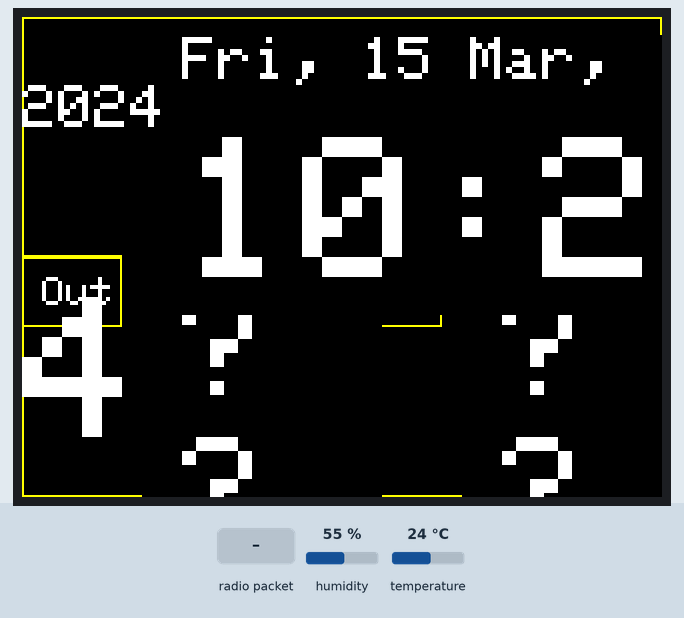
Bench run of a sketch on a simulated Arduino Uno, built with avr-gcc and run on an emulated ATmega328P. Shown: 320×240 colour display. The test bench sets the inputs (shaded band); at power-on: humidity 55 %, temperature 24 °C. The local clock reads 2024-03-15 10:24:30 at power-on unless the sketch sets it; no radio packets arrive unless stated.

Above: at 1.4 s.
1.5 s: humidity set to 22 %
At 4.4 s:
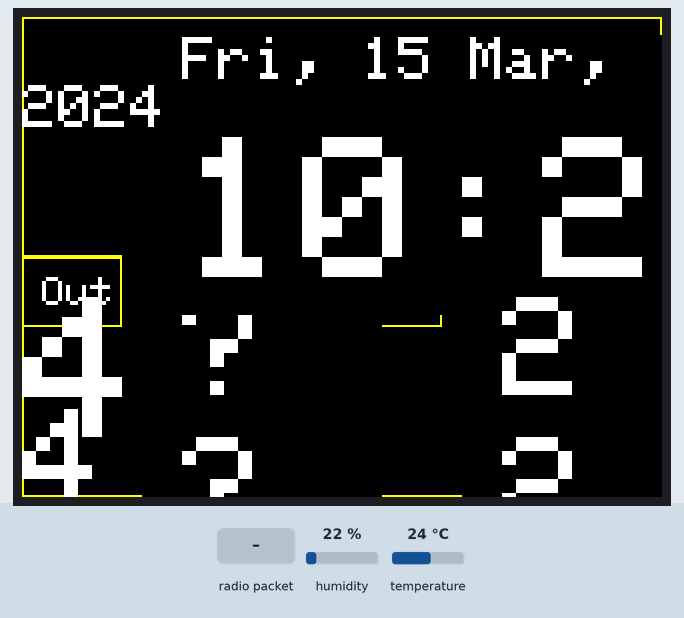
4.7 s: radio packet ":" arrives
At 6.0 s:
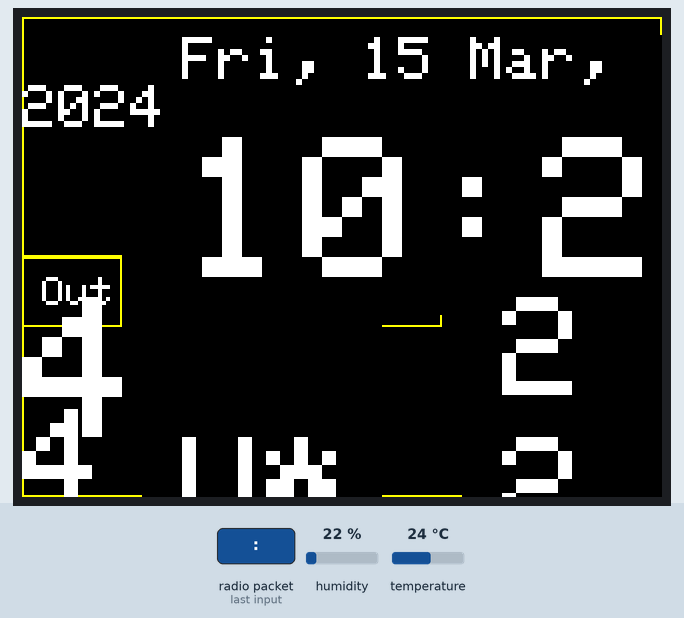
6.3 s: temperature set to 12 °C
At 10.4 s:
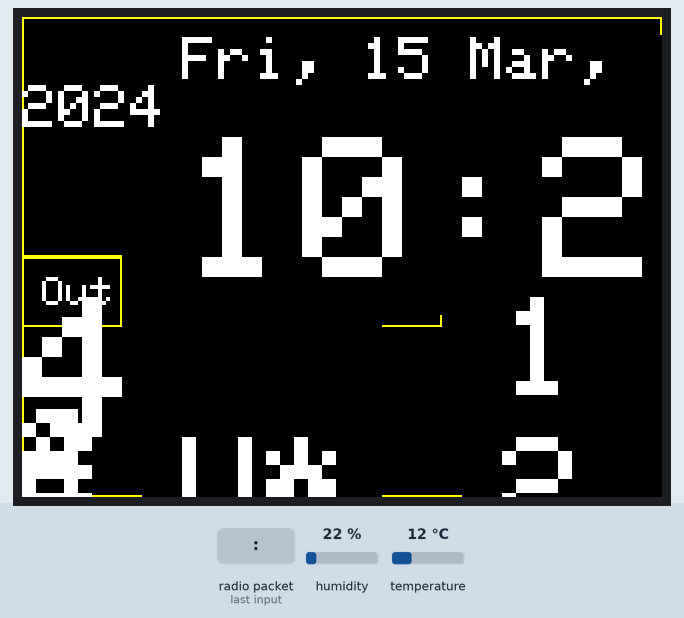
10.7 s: humidity set to 40 %
At 12.9 s:
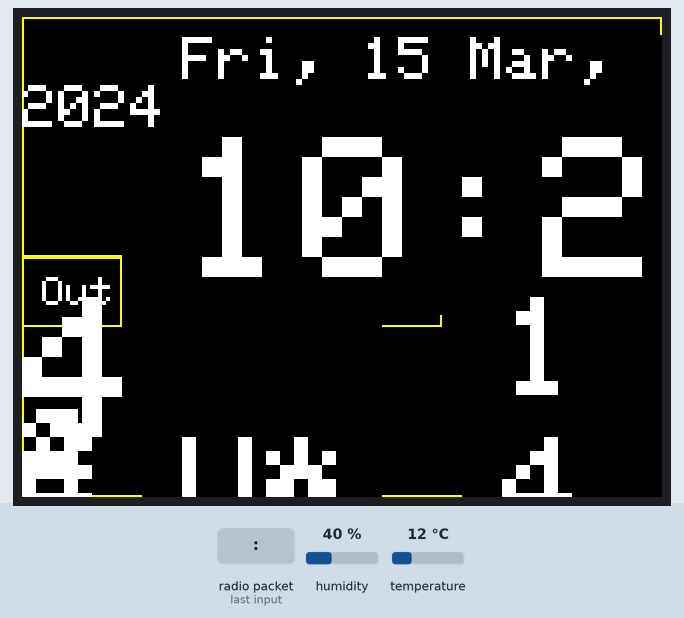
Timing chart, 0 to 14.4 s (numbered marks = the images above; inputs shaded):
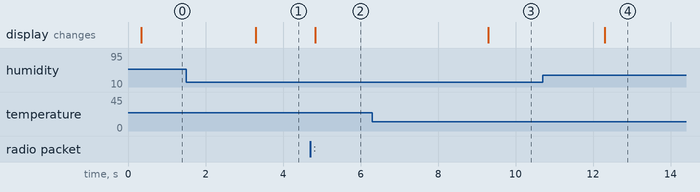

Measured:
- after the input at 1.5 s, the display: changes after 1.8 s (image 1)
- after the input at 4.7 s, the display: changes after 0.13 s (image 2)
- after the input at 6.3 s, the display: changes after 3.0 s (image 3)

The sketch:

tft_display.ino
```cpp
// All the mcufriend.com UNO shields have the same pinout.
// i.e. control pins A0-A4.  Data D2-D9.  microSD D10-D13.
// Touchscreens are normally A1, A2, D7, D6 but the order varies
//
// This demo should work with most Adafruit TFT libraries
// If you are not using a shield,  use a full Adafruit constructor()
// e.g. Adafruit_TFTLCD tft(LCD_CS, LCD_CD, LCD_WR, LCD_RD, LCD_RESET);

#include "mytft.h"
#include <dht_nonblocking.h>
#include <Wire.h>
#include <TimeLib.h>
#define CLOCK
#ifdef CLOCK
#include <DS3232RTC.h>
#endif

#include <SPI.h>
#include <RH_NRF24.h>
#include <RHReliableDatagram.h>


#define DHT_SENSOR_TYPE DHT_TYPE_11
//#define MYTFT_SERIAL
#define RADIO
#define READIN

static const uint8_t DHT_SENSOR_PIN = 0;
DHT_nonblocking dht_sensor( DHT_SENSOR_PIN, DHT_SENSOR_TYPE );

float temp;
float hum;
String str_out;
String str_humid;
String str_temp;

const unsigned char *weekDayName[7] = {
  "Sun","Mon", "Tue", "Wed", "Thu", "Fri", "Sat"
};
#ifdef RADIO
#define CLIENT_ADDRESS 1
#define SERVER_ADDRESS 2

RH_NRF24 driver;
RHReliableDatagram manager(driver, SERVER_ADDRESS);
#endif

#ifdef CLOCK
DS3232RTC  rtc(false);
#endif

void setup(void) {
  #ifdef MYTFT_SERIAL
    Serial.begin(9600);
  #endif
    Wire.begin();
    #ifdef CLOCK
    rtc.begin();
    #endif
  #ifdef RADIO
    if (!manager.init())
    #ifdef MYTFT_SERIAL
      Serial.println("init failed");
    #else
      ;
    #endif
  #endif
    initmytft();
    inBlock("?", "?");
    outBlock("?", "?");
}

void loop(void) {
  char buff[2];
  #ifdef READIN
  if (read100TimesOrReady() == true) {
    String tempstr = dtostrf(temp, 2, 0, buff);
    String humstr = dtostrf(hum, 2, 0, buff);
    #ifdef MYTFT_SERIAL
    Serial.print("T: ");
    Serial.print(temp);
    Serial.print(" C");
    Serial.print("   H: ");
    Serial.print(hum);
    Serial.println(" %");
    Serial.println(" going to sleep");
    #endif
    inBlock(tempstr, humstr);
  }
  #endif
  #ifdef RADIO
  uint8_t data[] = "ty";
  uint8_t buf[5];
  if (manager.available())
  {
    // Wait for a message addressed to us from the client
    uint8_t len = sizeof(buf);
    uint8_t from;
    if (manager.recvfromAck(buf, &len, &from))
    {
      #ifdef MYTFT_SERIAL
      Serial.print("got request from : 0x");
      Serial.print(from, HEX);
      Serial.print(": ");
      Serial.println((char*)buf);
      #endif
      str_out = String((char*)buf);

      // Split string into two values
      for (int i = 0; i < str_out.length(); i++) {
        if (str_out.substring(i, i+1) == ":") {
          str_temp = str_out.substring(0, i);
          str_humid = str_out.substring(i+1);
          break;
        }
      }
       #ifdef MYTFT_SERIAL
      Serial.print("Out Temp: ");
      Serial.print(str_temp);
      Serial.print("  Out Hum: ");
      Serial.println(str_humid);
      #endif
      if (!manager.sendtoWait(data, sizeof(data), from))
       #ifdef MYTFT_SERIAL
        Serial.println("sendtoWait failed");
       #else
        ;
       #endif

      outBlock(str_temp, str_humid);
    }
  }
  #endif
  #ifdef CLOCK
  timeBlock(getTimeDevice(), getDate());
  #endif
}

String getTimeDevice() {
  tmElements_t tm;
  char buff[20];
  #ifdef CLOCK
  RTC.read(tm);
  sprintf(buff,"%.2d:%.2d",tm.Hour,tm.Minute);
  #endif
  return String(buff);
}

String getDate() {
  char buff[50];
  #ifdef CLOCK
  time_t t = RTC.get();
  sprintf(buff, "%s, %.2d %s, %d ",
        weekDayName[weekday(t) - 1], day(t), monthShortStr(month(t)), year(t));

  #endif
  return String(buff);
}

bool read100TimesOrReady() {
  bool ret = false;
  for (int i=0; i< 10000; i++) {
    if (measure_environment( &temp, &hum ) == true) {
      ret = true;
      break;
    } else {
      i++;
    }
  }
  return ret;
}

/*
 * Poll for a measurement, keeping the state machine alive.  Returns
 * true if a measurement is available.
 */
static bool measure_environment( float *temperature, float *humidity )
{
  static unsigned long measurement_timestamp = millis( );

  /* Measure once every four seconds. */
  if( millis( ) - measurement_timestamp > 3000ul )
  {
    if( dht_sensor.measure( temperature, humidity ) == true )
    {
      measurement_timestamp = millis( );
      return( true );
    }
  }

  return( false );
}
```

mytft.cpp
```cpp
#include "mytft.h"

#include "Adafruit_GFX.h"// Hardware-specific library
#include <MCUFRIEND_kbv.h>

#include "resources.h"
#define BACKGROUND BLACK
//#define MYTFT_SERIAL

MCUFRIEND_kbv tft;

void initializeBlock(uint16_t x, uint16_t y, uint16_t w, uint16_t h, char label[4]);
void clearArea(uint16_t x, uint16_t y, uint16_t w, uint16_t h);

uint16_t wid, ht;
void initmytft() {
    uint16_t ID = tft.readID(); //
    if (ID == 0xD3D3) ID = 0x9481; // write-only shield
//    ID = 0x9329;                             // force ID
    tft.begin(ID);
    tft.setRotation(1);
    wid = tft.width();
    ht = tft.height();
    initializeBlock(0, ht/2, wid/2 , ht/2, "Out"); //out
    initializeBlock(wid/2, ht/2, wid/2 , ht/2, "In"); //in
    initializeBlock(0, 0, wid , ht/2, ""); // time
}

void printmsg(uint16_t column, uint16_t row, int textSize, int textColor, const char *msg)
{
  tft.setTextSize(textSize);
  tft.setTextColor(WHITE);
  tft.setCursor(column, row);
  tft.println(msg);
}


//read internal voltage
long readVcc() {
  long result;
  // Read 1.1V reference against AVcc
  ADMUX = _BV(REFS0) | _BV(MUX3) | _BV(MUX2) | _BV(MUX1);
  delay(2); // Wait for Vref to settle
  ADCSRA |= _BV(ADSC); // Convert
  while (bit_is_set(ADCSRA, ADSC));
  result = ADCL;
  result |= ADCH << 8;
  result = 1126400L / result; // Back-calculate AVcc in mV
  return result;
}

void battery() {
  double curvolt = double( readVcc() ) / 1000;

  if(curvolt >= 4.2) {
    tft.drawBitmap(450, 10, battery_full, 16, 8, WHITE);
  }
  else if(curvolt >= 3.75)
  {
    tft.drawBitmap(450, 10, battery_half, 16, 8, WHITE);
  }
  else {
    tft.drawBitmap(450, 10, battery_empty, 16, 8, WHITE);
  }
  //if(curvolt <= 4.15 && curvolt > 3.9)
  //{
    //tft.drawBitmap(450, 10, battery_half, 16, 8, WHITE);
    //return;
  //  whichBat = battery_half;
  //}

  //tft.drawBitmap(450, 10, battery_empty, 16, 8, WHITE);
  //if(curvolt <= 3.9 && curvolt > 3.75)
  //{
  //  tft.drawBitmap(450, 10, battery_33, 16, 8, WHITE);
  //}
}


void timeBlock(String time, String date) {
  static String last_read[2] = {"", ""};
  //static String last_time = "", last_date = "";
  if ((String)time != last_read[0] || (String)date != last_read[1]) {
    clearArea (50,9, 380, 140); // full
    //clearArea (50,9, 380, 30); // date
    //clearArea (50,40, 380, 110); // time
    battery();
    char buff[40];
    date.toCharArray(buff, 40);
    printmsg(80, 10, 3, WHITE ,buff);
    time.toCharArray(buff, 40);
    printmsg(80, 60, 10, WHITE ,buff);
    last_read[0] = (String)time;
    last_read[1] = (String)date;
  }
}

void tempHumIcons(uint16_t x, uint16_t y) {
    tft.drawBitmap(x, y, temperature, 24,51, WHITE);
    tft.drawBitmap(x, y + 80, humidity, 24,38, WHITE);
}

void inBlock(String temp, String hum) {
  static String last_read[2] = {"", ""};
  if ((String)temp != last_read[0] || (String)hum != last_read[1]) {
    #ifdef MYTFT_SERIAL
    Serial.print("Sent T: ");
    Serial.print(temp);
    Serial.print(" H: ");
    Serial.println(hum);
    #endif
    clearArea (wid/2 + 60,ht/2 + 10, 120, 140);

    char buff[3];
    temp.toCharArray(buff, 3);
    printmsg((wid/2) + 80, 10 + (ht/2) + 10, 7, WHITE, buff);
    hum.toCharArray(buff, 3);
    printmsg((wid/2) + 80, 10 + (ht/2) + 80, 7, WHITE, buff);

    //tempHumIcons(440, 20 + (ht/2));
    last_read[0] = (String)temp;
    last_read[1] = (String)hum;
  }
}

void outBlock(String temp, String hum)  {
  static String last_read[2] = {"", ""};
  if ((String)temp != last_read[0] || (String)hum != last_read[1]) {
    //printmsg(10, 10 + (ht/2), 2, RED, "Out");

    //tempHumIcons(200, 20 + (ht/2));
    clearArea (60,ht/2 + 10, 120, 140);

    char buff[3];
    temp.toCharArray(buff, 3);
    printmsg(80, 10 + (ht/2) + 10, 7, YELLOW, buff);
    hum.toCharArray(buff, 3);
    printmsg(80, 10 + (ht/2) + 80, 7, YELLOW, buff);
    last_read[0] = (String)temp;
    last_read[1] = (String)hum;
  }
}

void initializeBlock(uint16_t x, uint16_t y, uint16_t w, uint16_t h, char label[4]) {
  clearArea(x, y, w , h);
  tft.drawRect(x, y, w , h, YELLOW);
  tempHumIcons(x + 200, 20 + y);
  if (strlen(label) !=0) {
    tft.drawRect(x, y, 50 , 35, YELLOW);
    printmsg(x + 10, y + 10 , 2, RED, label);
  }
}

void clearArea(uint16_t x, uint16_t y, uint16_t w, uint16_t h) {
  tft.fillRect(x, y, w , h, BACKGROUND);
}
```

mytft.h
```cpp
#define LCD_CS A3 // Chip Select goes to Analog 3
#define LCD_CD A2 // Command/Data goes to Analog 2
#define LCD_WR A1 // LCD Write goes to Analog 1
#define LCD_RD A0 // LCD Read goes to Analog 0
#define LCD_RESET A4 // Can alternately just connect to Arduino's reset pin

//   D0 connects to digital pin 8  (Notice these are
//   D1 connects to digital pin 9   NOT in order!)
//   D2 connects to digital pin 2
//   D3 connects to digital pin 3
//   D4 connects to digital pin 4
//   D5 connects to digital pin 5
//   D6 connects to digital pin 6
//   D7 connects to digital pin 7

#include <SPI.h>          // f.k. for Arduino-1.5.2
#include "Adafruit_GFX.h"// Hardware-specific library

// Assign human-readable names to some common 16-bit color values:
#define  BLACK   0x0000
//#define BLUE    0x001F
#define RED     0xF800
//#define GREEN   0x07E0
//#define CYAN    0x07FF
//#define MAGENTA 0xF81F
#define YELLOW  0xFFE0
#define WHITE   0xFFFF

void inBlock(String temp, String hum);
void outBlock(String temp, String hum);
void printmsg(int column, int row, const char *msg);
void initmytft();
void battery(double curvolt);
void timeBlock(String time, String date);
```

Source omitted: resources.h (data table, 2972 bytes)
